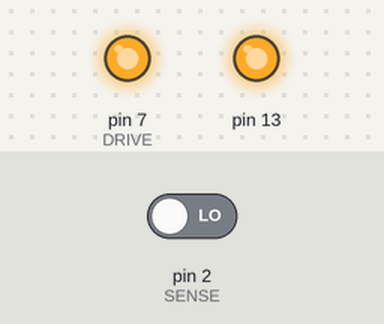
Simulated run of this sketch. Board: Arduino Uno, built with avr-gcc and run on an emulated ATmega328P. Shown: output pins drawn as LEDs (lit = HIGH). Inputs (shaded band) come from the test bench; at power-on: pin 2 (SENSE) LOW.

Above: at 1.2 s.
1.3 s: pin 2 (SENSE) driven HIGH
At 3.5 s:
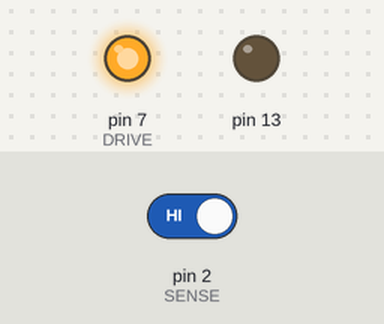
3.8 s: pin 2 (SENSE) driven LOW
At 4.3 s:
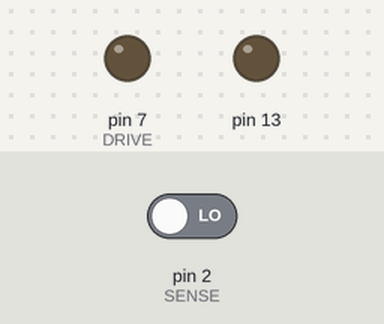
Timing chart, 0 to 6.8 s (numbered marks = the images above; inputs shaded):
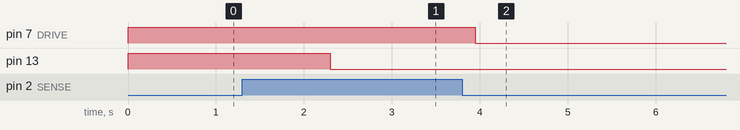

Measured:
- after the input at 1.3 s, pin 13: HIGH → LOW after 1.0 s
- after the input at 3.8 s, pin 7 (DRIVE): HIGH → LOW after 0.15 s

The sketch:

Soft_touch_power.ino
```cpp
/*
 * DEMO: Soft touch power button
 *
 * Michael Ruppe, March 2014
 * http://sn63.ghost.io/
 * Demonstrates the uC controlled soft touch power circuit detailed in https://youtu.be/0IjJH3ksqfs
 *
 */

#define    SENSE 2       // Sense input to detect when power button is pressed. Pressed = HIGH
#define    DRIVE 7       // Controls the power FETS. HIGH = Circuit is powered. Write:LOW to turn off circuit.
#define HOLDTIME 1000 // The length, in milliseconds, the user must hold the power button to power off the circuit.

int control = 0;
void setup() {
  //All pins are input by default, so pinMode(SENSE,INPUT) is not necessary here
  pinMode(DRIVE,OUTPUT);
  digitalWrite(DRIVE,HIGH);

  //The LED in pin 13 will be our 'pseudo power-indicator'
  pinMode(13,OUTPUT);
  digitalWrite(13,HIGH);
}

void loop() {
  long unsigned int start;  // Used for timing
  long unsigned int now;    // Used for timing

  if(digitalRead(SENSE)){  // If power button pressed
    start = millis();      // store start time
    while(digitalRead(SENSE)){  //Loop while power button still held
      now = millis();
      if(now > (start + HOLDTIME)){  //If button held for 1000ms
        digitalWrite(13,LOW);    //Turn off power indicator
        while(digitalRead(SENSE)){} //Hold until power button is released
        delay(150);
        digitalWrite(DRIVE,LOW); // Kill power to the whole circuit
      }
    }
  }
}


/*
#define SENSE 2
#define DRIVE 7

int control = 0;
void setup() {
  // put your setup code here, to run once:

  pinMode(SENSE,INPUT);
  pinMode(13,OUTPUT);
  pinMode(DRIVE,OUTPUT);
  digitalWrite(DRIVE,HIGH);
  digitalWrite(13,HIGH);
}

void loop() {
  // put your main code here, to run repeatedly:


  int start;
  int now;
  boolean button = 0;

  button = digitalRead(SENSE);
  if(button == 1){
    start = millis();
    while(button == 1){
      button = digitalRead(SENSE);
      now = millis();
      if(now > (start + 1000)){
        digitalWrite(13,LOW);
        while(button == 1){button = digitalRead(SENSE);}
        delay(150);
        digitalWrite(DRIVE,LOW);
        delay(1000);
     }
    }
  }
}
*/
```
